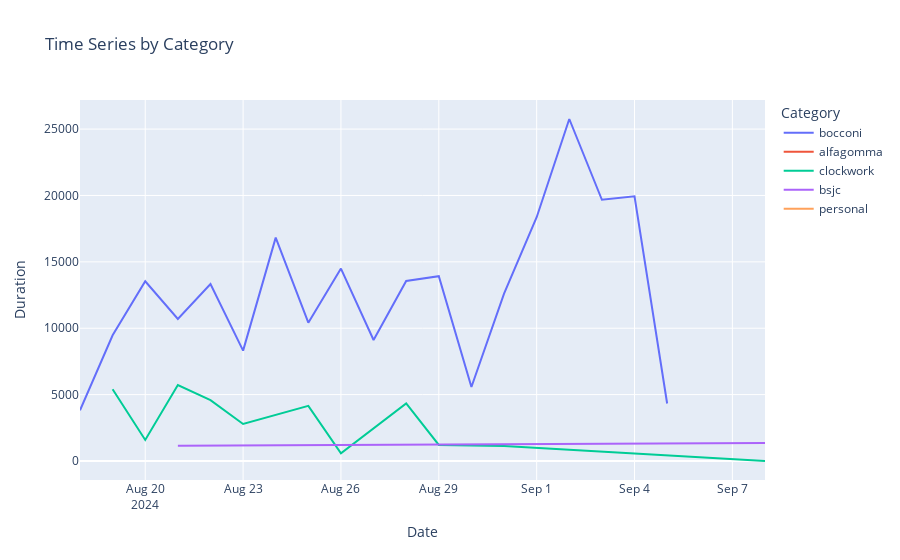

Here is the notebook cell this chart was saved with:
### Code cell
timeseries = make_time_series_chart(df)
timeseries

### Figure 1 — Plotly figure (JSON) as saved in the notebook; plotly's stock layout.template omitted (floating-point values rounded to 4 significant figures)
{"data": [{"customdata": ["15h 43m", "21h 59m", "13h 50m", "18h 10m", "09h 39m", "02h 26m", "10h 21m", "19h 02m", "23h 25m", "06h 05m", "04h 22m", "18h 35m", "22h 31m", "16h 24m", "05h 35m", "21h 10m", "01h 33m", "09h 33m", "07h 56m", "09h 59m", "00h 15m", "16h 03m", "20h 06m", "20h 53m", "18h 13m", "18h 58m", "18h 02m", "21h 21m", "15h 55m", "20h 17m", "00h 12m", "00h 04m", "22h 37m", "00h 00m"], "hovertemplate": "%{y:}", "legendgroup": "bocconi", "line": {"color": "#636efa", "dash": "solid"}, "marker": {"symbol": "circle"}, "mode": "lines", "name": "bocconi", "orientation": "v", "showlegend": true, "type": "scatter", "x": ["2024-08-18", "2024-08-19", "2024-08-20", "2024-08-21", "2024-08-22", "2024-08-23", "2024-08-24", "2024-08-25", "2024-08-26", "2024-08-27", "2024-08-28", "2024-08-29", "2024-08-30", "2024-08-31", "2024-09-01", "2024-09-02", "2024-09-03", "2024-09-04", "2024-09-05"], "xaxis": "x", "y": [3823, 9470, 13539, 10701, 13325, 8315, 16824, 10415, 14493, 9116, 13559, 13923, 5573, 12613, 18362, 25761, 19675, 19937, 4332], "yaxis": "y"}, {"customdata": ["15h 43m", "21h 59m", "13h 50m", "18h 10m", "09h 39m", "02h 26m", "10h 21m", "19h 02m", "23h 25m", "06h 05m", "04h 22m", "18h 35m", "22h 31m", "16h 24m", "05h 35m", "21h 10m", "01h 33m", "09h 33m", "07h 56m", "09h 59m", "00h 15m", "16h 03m", "20h 06m", "20h 53m", "18h 13m", "18h 58m", "18h 02m", "21h 21m", "15h 55m", "20h 17m", "00h 12m", "00h 04m", "22h 37m", "00h 00m"], "hovertemplate": "%{y:}", "legendgroup": "alfagomma", "line": {"color": "#EF553B", "dash": "solid"}, "marker": {"symbol": "circle"}, "mode": "lines", "name": "alfagomma", "orientation": "v", "showlegend": true, "type": "scatter", "x": ["2024-08-19"], "xaxis": "x", "y": [4199], "yaxis": "y"}, {"customdata": ["15h 43m", "21h 59m", "13h 50m", "18h 10m", "09h 39m", "02h 26m", "10h 21m", "19h 02m", "23h 25m", "06h 05m", "04h 22m", "18h 35m", "22h 31m", "16h 24m", "05h 35m", "21h 10m", "01h 33m", "09h 33m", "07h 56m", "09h 59m", "00h 15m", "16h 03m", "20h 06m", "20h 53m", "18h 13m", "18h 58m", "18h 02m", "21h 21m", "15h 55m", "20h 17m", "00h 12m", "00h 04m", "22h 37m", "00h 00m"], "hovertemplate": "%{y:}", "legendgroup": "clockwork", "line": {"color": "#00cc96", "dash": "solid"}, "marker": {"symbol": "circle"}, "mode": "lines", "name": "clockwork", "orientation": "v", "showlegend": true, "type": "scatter", "x": ["2024-08-19", "2024-08-20", "2024-08-21", "2024-08-22", "2024-08-23", "2024-08-25", "2024-08-26", "2024-08-28", "2024-08-29", "2024-08-31", "2024-09-08"], "xaxis": "x", "y": [5410, 1586, 5725, 4582, 2791, 4150, 573, 4335, 1206, 1138, 0], "yaxis": "y"}, {"customdata": ["15h 43m", "21h 59m", "13h 50m", "18h 10m", "09h 39m", "02h 26m", "10h 21m", "19h 02m", "23h 25m", "06h 05m", "04h 22m", "18h 35m", "22h 31m", "16h 24m", "05h 35m", "21h 10m", "01h 33m", "09h 33m", "07h 56m", "09h 59m", "00h 15m", "16h 03m", "20h 06m", "20h 53m", "18h 13m", "18h 58m", "18h 02m", "21h 21m", "15h 55m", "20h 17m", "00h 12m", "00h 04m", "22h 37m", "00h 00m"], "hovertemplate": "%{y:}", "legendgroup": "bsjc", "line": {"color": "#ab63fa", "dash": "solid"}, "marker": {"symbol": "circle"}, "mode": "lines", "name": "bsjc", "orientation": "v", "showlegend": true, "type": "scatter", "x": ["2024-08-21", "2024-09-08"], "xaxis": "x", "y": [1142, 1357], "yaxis": "y"}, {"customdata": ["15h 43m", "21h 59m", "13h 50m", "18h 10m", "09h 39m", "02h 26m", "10h 21m", "19h 02m", "23h 25m", "06h 05m", "04h 22m", "18h 35m", "22h 31m", "16h 24m", "05h 35m", "21h 10m", "01h 33m", "09h 33m", "07h 56m", "09h 59m", "00h 15m", "16h 03m", "20h 06m", "20h 53m", "18h 13m", "18h 58m", "18h 02m", "21h 21m", "15h 55m", "20h 17m", "00h 12m", "00h 04m", "22h 37m", "00h 00m"], "hovertemplate": "%{y:}", "legendgroup": "personal", "line": {"color": "#FFA15A", "dash": "solid"}, "marker": {"symbol": "circle"}, "mode": "lines", "name": "personal", "orientation": "v", "showlegend": true, "type": "scatter", "x": ["2024-09-05"], "xaxis": "x", "y": [2884], "yaxis": "y"}], "layout": {"hovermode": "x unified", "legend": {"title": {"text": "Category"}, "tracegroupgap": 0}, "title": {"text": "Time Series by Category"}, "xaxis": {"anchor": "y", "domain": [0, 1], "title": {"text": "Date"}}, "yaxis": {"anchor": "x", "domain": [0, 1], "tickformat": "%H:%M", "title": {"text": "Duration"}}}}
